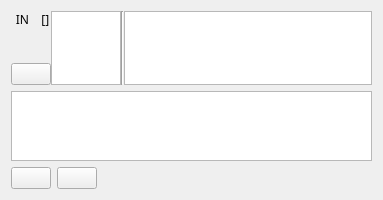
<?xml version="1.0" encoding="UTF-8"?>
<ui version="4.0">
 <class>wd_cell</class>
 <widget class="QWidget" name="wd_cell">
  <property name="geometry">
   <rect>
    <x>0</x>
    <y>0</y>
    <width>383</width>
    <height>200</height>
   </rect>
  </property>
  <property name="sizePolicy">
   <sizepolicy hsizetype="Preferred" vsizetype="Preferred">
    <horstretch>0</horstretch>
    <verstretch>0</verstretch>
   </sizepolicy>
  </property>
  <property name="windowTitle">
   <string>Form</string>
  </property>
  <layout class="QVBoxLayout" name="verticalLayout_2" stretch="6,2,0">
   <property name="sizeConstraint">
    <enum>QLayout::SetDefaultConstraint</enum>
   </property>
   <item>
    <layout class="QHBoxLayout" name="horizontalLayout" stretch="1,1,1,6">
     <property name="spacing">
      <number>0</number>
     </property>
     <property name="sizeConstraint">
      <enum>QLayout::SetDefaultConstraint</enum>
     </property>
     <item>
      <layout class="QVBoxLayout" name="verticalLayout" stretch="1,0,0">
       <property name="sizeConstraint">
        <enum>QLayout::SetDefaultConstraint</enum>
       </property>
       <item>
        <widget class="QLabel" name="lab_run_time">
         <property name="font">
          <font>
           <family>Microsoft YaHei UI Light</family>
           <kerning>true</kerning>
          </font>
         </property>
         <property name="layoutDirection">
          <enum>Qt::LeftToRight</enum>
         </property>
         <property name="text">
          <string> IN    []</string>
         </property>
         <property name="alignment">
          <set>Qt::AlignCenter</set>
         </property>
        </widget>
       </item>
       <item>
        <spacer name="verticalSpacer">
         <property name="orientation">
          <enum>Qt::Vertical</enum>
         </property>
         <property name="sizeHint" stdset="0">
          <size>
           <width>20</width>
           <height>40</height>
          </size>
         </property>
        </spacer>
       </item>
       <item>
        <widget class="QPushButton" name="btn_start">
         <property name="sizePolicy">
          <sizepolicy hsizetype="Fixed" vsizetype="Fixed">
           <horstretch>0</horstretch>
           <verstretch>0</verstretch>
          </sizepolicy>
         </property>
         <property name="layoutDirection">
          <enum>Qt::LeftToRight</enum>
         </property>
         <property name="text">
          <string/>
         </property>
         <property name="icon">
          <iconset resource="../res/icon.qrc">
           <normaloff>:/icon/icon_common/play.svg</normaloff>:/icon/icon_common/play.svg</iconset>
         </property>
        </widget>
       </item>
      </layout>
     </item>
     <item>
      <widget class="QTextBrowser" name="text_line_num"/>
     </item>
     <item>
      <widget class="Line" name="line">
       <property name="orientation">
        <enum>Qt::Vertical</enum>
       </property>
      </widget>
     </item>
     <item>
      <widget class="QTextEdit" name="text_input">
       <property name="sizePolicy">
        <sizepolicy hsizetype="Expanding" vsizetype="Expanding">
         <horstretch>0</horstretch>
         <verstretch>0</verstretch>
        </sizepolicy>
       </property>
       <property name="verticalScrollBarPolicy">
        <enum>Qt::ScrollBarAlwaysOff</enum>
       </property>
       <property name="horizontalScrollBarPolicy">
        <enum>Qt::ScrollBarAsNeeded</enum>
       </property>
       <property name="sizeAdjustPolicy">
        <enum>QAbstractScrollArea::AdjustToContents</enum>
       </property>
       <property name="lineWrapMode">
        <enum>QTextEdit::NoWrap</enum>
       </property>
       <property name="html">
        <string>&lt;!DOCTYPE HTML PUBLIC &quot;-//W3C//DTD HTML 4.0//EN&quot; &quot;http://www.w3.org/TR/REC-html40/strict.dtd&quot;&gt;
&lt;html&gt;&lt;head&gt;&lt;meta name=&quot;qrichtext&quot; content=&quot;1&quot; /&gt;&lt;meta charset=&quot;utf-8&quot; /&gt;&lt;style type=&quot;text/css&quot;&gt;
p, li { white-space: pre-wrap; }
&lt;/style&gt;&lt;/head&gt;&lt;body style=&quot; font-family:'Microsoft YaHei UI'; font-size:9pt; font-weight:400; font-style:normal;&quot;&gt;
&lt;p style=&quot;-qt-paragraph-type:empty; margin-top:0px; margin-bottom:0px; margin-left:0px; margin-right:0px; -qt-block-indent:0; text-indent:0px;&quot;&gt;&lt;br /&gt;&lt;/p&gt;&lt;/body&gt;&lt;/html&gt;</string>
       </property>
      </widget>
     </item>
    </layout>
   </item>
   <item>
    <widget class="QTableView" name="tableView">
     <property name="sizePolicy">
      <sizepolicy hsizetype="Expanding" vsizetype="Expanding">
       <horstretch>0</horstretch>
       <verstretch>0</verstretch>
      </sizepolicy>
     </property>
    </widget>
   </item>
   <item>
    <layout class="QHBoxLayout" name="layout_bottom">
     <item>
      <widget class="QPushButton" name="btn_add_cell">
       <property name="sizePolicy">
        <sizepolicy hsizetype="Fixed" vsizetype="Fixed">
         <horstretch>0</horstretch>
         <verstretch>0</verstretch>
        </sizepolicy>
       </property>
       <property name="text">
        <string/>
       </property>
       <property name="icon">
        <iconset resource="../res/icon.qrc">
         <normaloff>:/icon/icon_common/add.svg</normaloff>:/icon/icon_common/add.svg</iconset>
       </property>
      </widget>
     </item>
     <item>
      <widget class="QPushButton" name="btn_del_cell">
       <property name="sizePolicy">
        <sizepolicy hsizetype="Fixed" vsizetype="Fixed">
         <horstretch>0</horstretch>
         <verstretch>0</verstretch>
        </sizepolicy>
       </property>
       <property name="text">
        <string/>
       </property>
       <property name="icon">
        <iconset resource="../res/icon.qrc">
         <normaloff>:/icon/icon_common/close.svg</normaloff>:/icon/icon_common/close.svg</iconset>
       </property>
      </widget>
     </item>
     <item>
      <spacer name="horizontalSpacer">
       <property name="orientation">
        <enum>Qt::Horizontal</enum>
       </property>
       <property name="sizeHint" stdset="0">
        <size>
         <width>40</width>
         <height>20</height>
        </size>
       </property>
      </spacer>
     </item>
    </layout>
   </item>
  </layout>
 </widget>
 <resources>
  <include location="../res/icon.qrc"/>
 </resources>
 <connections/>
</ui>
